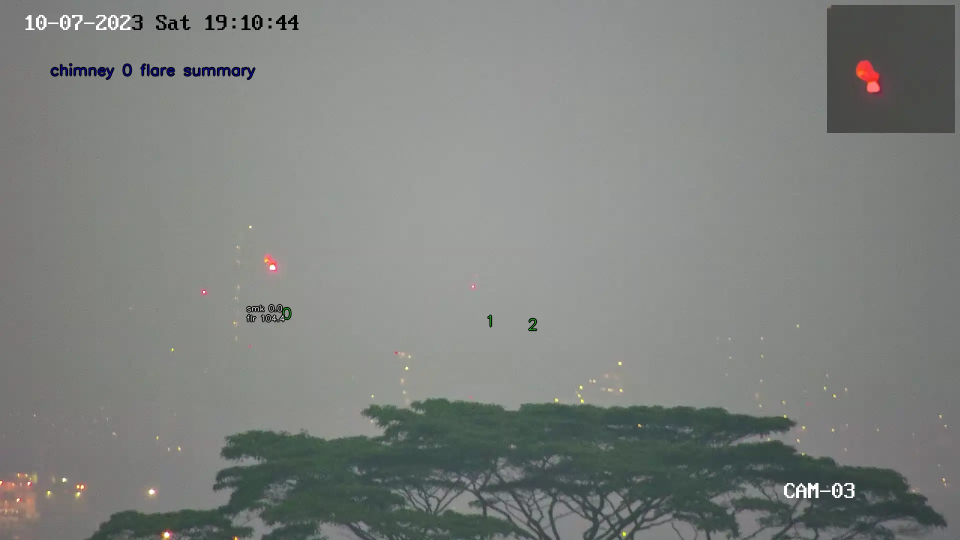
#> input picture test_cases_fengrui/special/blur_with_flare/ad3_png/flare_summary_c0_2023-10-07_213604.png, 1920 x 1080 px, found by its file name (shown at 1/2 size); its folder holds only this picture in this run
$ python blur_fire_test.py   (older library calls are emulated)
#> lines starting #> are read from the running program, lines starting #| are printed output that depends on the picture; after the words box and inside, x2 and y2 are one past the last pixel; in counts of white or black regions, pixels touching at a corner belong together
#> in blur_fire_test, img is the input picture: PIL image 1920x1080 RGB; mean R, G, B 126.1, 129.5, 126.4
### frame_extractor.py
from collections import namedtuple
from fractions import Fraction
import av
from PIL import ImageDraw, ImageFont

# Tuples defined for storing regions to be cropped
Region = namedtuple("Region", ["xmin", "ymin", "xmax", "ymax"])

chimney_regions = {
    "smk1": [
        Region(593, 565, 721, 693),
        Region(739, 521, 867, 649),
        Region(826, 752, 874, 800),
        # Region(0, 0, 0, 0),
        Region(980, 565, 1068, 653),
        # Region(0, 0, 0, 0),
        Region(1233, 557, 1361, 645)
        ],
        "smk2": [
        Region(476, 437, 574, 565),
        Region(545, 587, 641, 665),
        # Region(0, 0, 0, 0),
        Region(737, 558, 835, 635),
        Region(827, 591, 915, 654),
        # Region(0, 0, 0, 0),
        Region(932, 650, 1030, 740),
        Region(1060, 615, 1167, 743),
        Region(1199, 600, 1307, 680),
        # Region(0, 0, 0, 0),
        Region(1302, 614, 1400, 680),
        Region(1367, 702, 1465, 830),
        # Region(0, 0, 0, 0)
        ],
        "ad1": [
        # Region(0, 0, 0, 0),
        Region(536, 635, 664, 700),
        Region(1176, 550, 1304, 640)
        ],
        "ad3": [
        Region(554, 490, 657, 605),
        Region(936, 520, 1054, 620),
        Region(1021, 520, 1149, 627)
        ],
        "ad4": [
        # Region(0, 0, 0, 0),
        Region(580, 515, 708, 680),
        Region(679, 517, 807, 680)
        ],
        "jtc1": [
        Region(144, 572, 272, 650),
        Region(518, 367, 646, 455),
        # Region(0, 0, 0, 0),
        Region(1269, 372, 1377, 470),
        Region(1510, 420, 1638, 520),
        # Region(0, 0, 0, 0),
        Region(1632, 510, 1750, 620),
        Region(1789, 561, 1837, 589)
        ],
        "jtc2": [
        Region(123, 510, 251, 580),
        Region(270, 600, 388, 670),
        Region(440, 570, 506, 670),
        # Region(0, 0, 0, 0),
        Region(630, 610, 660, 670),
        # Region(0, 0, 0, 0),
        # Region(0, 0, 0, 0),
        Region(1052, 530, 1180, 590),
        Region(1562, 510, 1650, 600),
        # Region(1700, 520, 1771, 600),
        Region(1752, 470, 1832, 560)
        ],
        "jtc3": [
        Region(45, 530, 150, 630),
        Region(117, 670, 160, 750),
        # Region(0, 0, 0, 0),
        Region(425, 550, 503, 650),
        Region(485, 700, 553, 790),
        Region(592, 600, 720, 710),
        # Region(0, 0, 0, 0),
        Region(975, 650, 1083, 740),
        # Region(0, 0, 0, 0),
        # Region(0, 0, 0, 0),
        Region(1655, 620, 1740, 720),
        Region(1772, 480, 1850, 600)
        ],
        "jtc4": [
        Region(222, 500, 292, 590)
        ],
        "tb1": [
        Region(80, 430, 208, 560),
        Region(606, 700, 734, 810),
        Region(850, 700, 930, 790),
        Region(920, 650, 1015, 770),
        # Region(0, 0, 0, 0),
        # Region(0, 0, 0, 0),
        Region(1214, 700, 1342, 760)
        ],
        "tb2": [
        Region(106, 690, 220, 790),
        Region(284, 690, 412, 785),
        Region(400, 450, 495, 570),
        Region(515, 410, 643, 510),
        # Region(0, 0, 0, 0),
        Region(700, 570, 831, 670),
        Region(995, 450, 1123, 575),
        # Region(0, 0, 0, 0),
        Region(1205, 450, 1300, 580),
        Region(1290, 300, 1400, 430),
        Region(1419, 450, 1547, 570),
        Region(1671, 350, 1780, 460),
        # Region(0, 0, 0, 0)
        ],
        "tb3": [
        # Region(0, 0, 0, 0),
        # Region(0, 0, 0, 0),
        # Region(0, 0, 0, 0),
        # Region(0, 0, 0, 0),
        Region(530, 470, 658, 595),
        # Region(0, 0, 0, 0),
        # Region(0, 0, 0, 0),
        Region(1084, 470, 1212, 590),
        Region(1544, 470, 1672, 590)
        ],
        "tb4": [
        Region(53, 730, 181, 845),
        Region(398, 590, 526, 710),
        Region(786, 960, 894, 1045),
        Region(990, 950, 1118, 1045),
        # Region(0, 0, 0, 0),
        Region(1676, 630, 1804, 755)
        ]
    }

# [24 lines left out: function ffmpeg_extract_interval, not called in this run]

def crop_chimney_regions(image, camera_id):
    """
    Crop the chimney regions from the image based on the camera_id.
    """
#> called with camera_id = 'ad3'
    result = []
    regions = chimney_regions.get(camera_id, [])
    width, height = image.size
#> width = 1920; height = 1080
    # Check if the camera_id is valid
    if not regions:
        raise ValueError(f"Invalid camera_id: {camera_id}. Valid IDs are: {list(chimney_regions.keys())}")
    for region in regions:
        xmin, ymin, xmax, ymax = region
        patch = image.crop((xmin / 1920 * width, ymin / 1080 * height, xmax / 1920 * width, ymax / 1080 * height))  # Use the crop method
        result.append(patch)
#> this loop made 3 passes
#> pass 1, in crop_chimney_regions, `patch = image.crop((xmin / 1920 * width, ymin / 1080 * height, xmax / ..`:
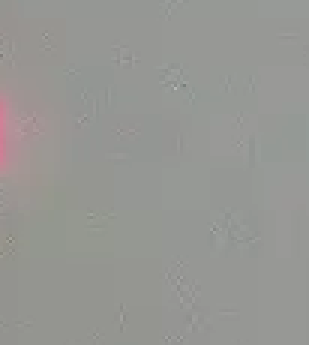
#> patch: PIL image 103x115 RGB (shown 3 times larger); mean R, G, B 150.6, 150.8, 147.3
#> pass 2, in crop_chimney_regions, `patch = image.crop((xmin / 1920 * width, ymin / 1080 * height, xmax / ..`:
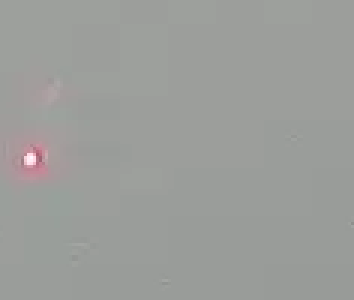
#> patch: PIL image 118x100 RGB (shown 3 times larger); mean R, G, B 155.8, 157.5, 154.6
#> after the loop, result = 3 items
    return result

# [43 lines left out: function label_regions, not called in this run]

### blur_fire_test.py
import numpy as np
from PIL import Image
from frame_extractor import crop_chimney_regions
from matplotlib import pyplot as plt
from sklearn.mixture import GaussianMixture
from scipy import ndimage
import cv2
import gc

# [11 lines of commented-out code are left out]

def get_mask(image):
    img_hsv = cv2.cvtColor(np.array(image), cv2.COLOR_RGB2HSV)
#> img_hsv: shape (115, 103, 3); mean H, S, V 42.3, 7.9, 152

    # Define fire-like color range in HSV
    lower_fire = np.array([0, 50, 100])    # [H, S, V]
    upper_fire = np.array([50, 255, 255])
    mask_fire = cv2.inRange(img_hsv, lower_fire, upper_fire)
#> mask_fire: shape (115, 103); every value is 0

    # Define whitish fire range (very bright, low saturation)
    lower_white = np.array([0, 0, 240])
    upper_white = np.array([180, 30, 255])
    mask_whitish = cv2.inRange(img_hsv, lower_white, upper_white)

    # Combine both fire-like and whitish regions
    combined_mask = cv2.bitwise_or(mask_fire, mask_whitish)

    # --- Strengthen mask by dilation ---
    kernel = np.ones((5, 5), np.uint8)  # Larger kernel = more aggressive dilation
    dilated_mask = cv2.dilate(combined_mask, kernel, iterations=1)

    # Return inverse mask: True for non-fire regions
    return dilated_mask == 0
#> returned value: shape (115, 103) bool; every value is 1


def compute_tail_heaviness(image, use_sobel=True):
    # TODO
    # original_img = image

    non_fire_mask = get_mask(image)
    display_mask = np.zeros_like(np.array(image), dtype=np.uint8)
    display_mask[non_fire_mask] = [255, 0, 0]  # Red for non-fire regions
    if isinstance(image, str):
        img = np.array(Image.open(image).convert('L'), dtype=float)
    else:
        img = np.array(image.convert('L'), dtype=np.float32)
#> img: shape (115, 103) float32

    # TODO
    # grayscale_img = img.copy()  # Keep a copy of the grayscale image for display

    if use_sobel:
        Gx = ndimage.sobel(img, axis=1)
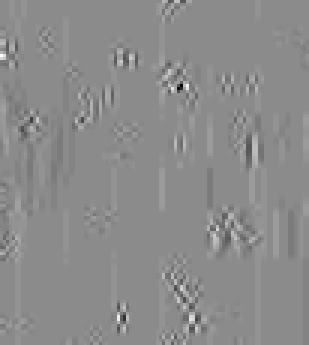
#> Gx: shape (115, 103) float32 (shown 3 times larger); min -70, max 58, mean 0.2; drawn with min black and max white
        Gy = ndimage.sobel(img, axis=0)
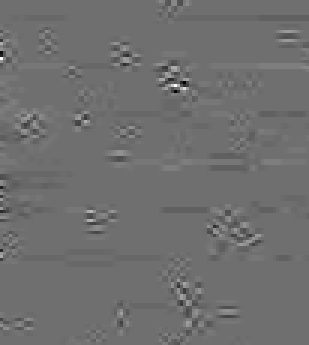
#> Gy: shape (115, 103) float32 (shown 3 times larger); min -60, max 77, mean -0.1; drawn with min black and max white
    else:
        Gy, Gx = np.gradient(img)

    G = np.sqrt(Gx**2 + Gy**2).reshape(-1, 1)
#> G = 11845 values, max 85.43 at index 1957, min 0 at index 0, mean 3.45

    # TODO
    # # convert the gradient to image for display
    # gradient_magnitude_img = np.clip(G.reshape(img.shape), 0, 255).astype(np.uint8)

    grad_thresh = np.percentile(G, 98)
#> grad_thresh = 22.69
    G = np.where(G < grad_thresh, G, 0)
#> G = 11845 values, max 22.67 at index 7799, min 0 at index 0, mean 2.83
    # gradient_magnitude_masked = G
    # new_gradient_magnitude_img = np.clip(gradient_magnitude_masked.reshape(img.shape), 0, 255).astype(np.uint8)

    G_masked = G[non_fire_mask.flatten()]
#> G_masked has the same summary as G

    # TODO
    # # For visualization: create an image with masked values at non-fire locations
    # new_gradient_magnitude_img = np.zeros_like(img)
    # new_gradient_magnitude_img[non_fire_mask] = np.clip(G.flatten()[non_fire_mask.flatten()], 0, 255)
    # new_gradient_magnitude_img = new_gradient_magnitude_img.astype(np.uint8)

    if G_masked.shape[0] < 2:
        print("Warning: Not enough non-fire pixels for GMM. Returning 0.")
        sigma1 = 0.0
    else:
        gmm = GaussianMixture(n_components=2, covariance_type='diag', random_state=0)
        gmm.fit(G_masked)
        # --- 5) Extract standard deviations and pick the larger ---
        sigmas = np.sqrt(gmm.covariances_.flatten())
        sigma1 = max(sigmas)

    # [34 lines of commented-out code are left out]
    del img, G, Gx, Gy, G_masked, non_fire_mask  # use non_fire_mask, not mask_non_fire
    gc.collect()

    return sigma1

def blur_fire_test(image_path, camera_id, region_id=None):
    img = Image.open(image_path)
    region = crop_chimney_regions(img, camera_id)[region_id]
    compute_tail_heaviness(region, use_sobel=True)

if __name__ == "__main__":
    import os
    folder_path = "test_vid_in_progress/enlarged_images/blur_with_flare/png_form/ad3_png"
    image_files = [f for f in os.listdir(folder_path) if f.endswith('.png') or f.endswith('.jpg')]
    for image_file in image_files:
        image_path = os.path.join(folder_path, image_file)
        camera_id = 'ad3'  # Use the filename without extension as camera ID
        blur_fire_test(image_path, camera_id, region_id=0)  # Test with region_id=0 for simplicity

$ run again, on test_cases_fengrui/special/blur_with_flare/ad3_png/flare_summary_c0_2023-12-31_170014.png
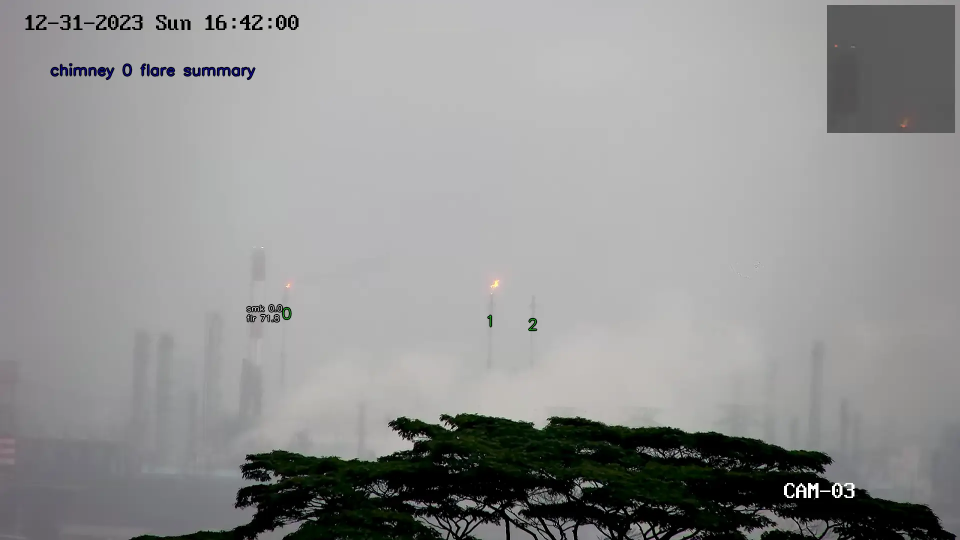
#> input picture test_cases_fengrui/special/blur_with_flare/ad3_png/flare_summary_c0_2023-12-31_170014.png, 1920 x 1080 px, found by its file name (shown at 1/2 size)
#> in blur_fire_test, img is the input picture: PIL image 1920x1080 RGB; mean R, G, B 146.7, 147.1, 146.8
#> after the loop in crop_chimney_regions, `for region in regions:`: result = 3 items
#> img_hsv: shape (115, 103, 3); mean H, S, V 29.6, 2.3, 182.3
#> in get_mask, `mask_fire = cv2.inRange(img_hsv, lower_fire, upper_fire)`:
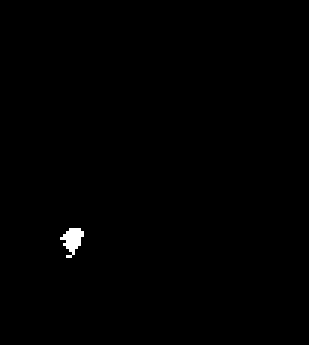
#> mask_fire: shape (115, 103) (shown 3 times larger); 0.37% white; 1 white region, box (x1, y1, x2, y2) and area: (20, 76, 28, 86) 44
#> mask_whitish: shape (115, 103); 0.03% white in thin lines or dots, all inside (x1, y1, x2, y2) = (18, 82, 22, 85)
#> combined_mask: shape (115, 103); 0.4% white; 2 white regions (1 under 20 px), largest, box (x1, y1, x2, y2) and area: (20, 76, 28, 86) 45
#> dilated_mask: shape (115, 103); 1.3% white; 1 white region, box (x1, y1, x2, y2) and area: (16, 74, 30, 88) 152
#> img: shape (115, 103) float32
#> in compute_tail_heaviness, `Gy = ndimage.sobel(img, axis=0)`:
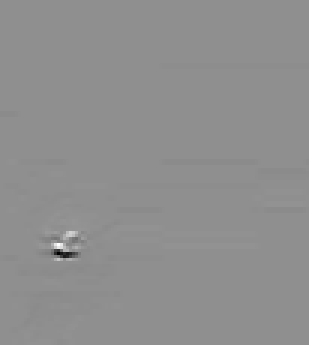
#> Gy: shape (115, 103) float32 (shown 3 times larger); min -310, max 242, mean -0.2; drawn with min black and max white
#> in compute_tail_heaviness, `G = np.sqrt(Gx**2 + Gy**2).reshape(-1, 1)`: G = 11845 values, max 330.7 at index 8672, min 0 at index 0, mean 2.17
#> grad_thresh = 12.08
#> in compute_tail_heaviness, `G = np.where(G < grad_thresh, G, 0)`: G = 11845 values, max 12 at index 8150, min 0 at index 0, mean 1.09
#> G_masked = 11693 values, max 12 at index 8097, min 0 at index 0, mean 1.08
